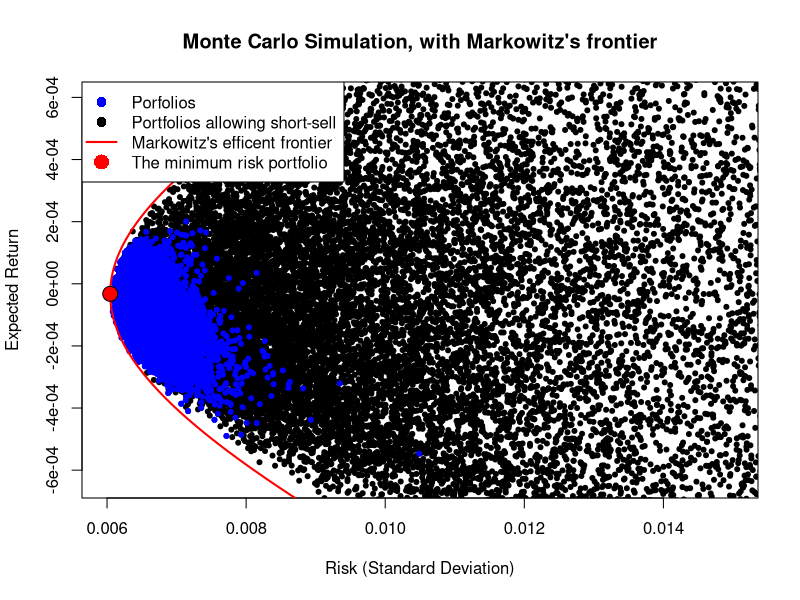

Reproduce this figure in R.
#--------------------------------------------------------------------------------------------------
#--------------------------------------------------------------------------------------------------
#A Monte Carlo simulation and drawing the efficient frontier of portfolios containing stocks
#McDonalds, Bank of America, IBM, Chevron, Coca-Cola, Novartis and AT&T
#--------------------------------------------------------------------------------------------------
#--------------------------------------------------------------------------------------------------
# IMPORT DATA
data<-read.table("closes.dat.txt", col.names = c("McDonalds", "BankofAmerica", "IBM", "Chevron", "CocaCola", "Novartis", "ATnT"))
#--------------------------------------------------------------------------------------------------
# Monte Carlo Simulation
#--------------------------------------------------------------------------------------------------
# Here a Monte Carlo Simulation is used to find the efficient frontier 
# and to be able to select the optimal portfolio with corresponding alphas
# Expected return E[Ri]=1/T*SumRi(t), A measure of risk Var[Ri]=1/T*Sum(1:T) (Ri(t)-E[Ri])
Returns <- function(y){
  y_returns<-c(0, diff(y)/y[-length(y)])
  return(y_returns)
}
return_McDonalds <- Returns(data$McDonalds) 
return_BankofAmerica <- Returns(data$BankofAmerica)
return_IBM <- Returns(data$IBM)
return_Chevron <- Returns(data$Chevron)
return_CocaCola <- Returns(data$CocaCola)
return_Novartis <- Returns(data$Novartis)
return_ATnT <- Returns(data$ATnT)
return_STOCKS <- matrix(c(return_McDonalds, return_BankofAmerica, return_IBM, return_Chevron, return_CocaCola, return_Novartis, return_ATnT), nrow = 252, ncol = 7)
avg_return_STOCKS <- matrix(c(mean(return_McDonalds), mean(return_BankofAmerica), mean(return_IBM), mean(return_Chevron), mean(return_CocaCola), mean(return_Novartis), mean(return_ATnT)), nrow = 1, ncol = 7)
# RETURNS
cov_matrix <- cov(return_STOCKS, y = NULL, use = "all.obs")
# COVARIANCE MATRIX OF RETURNS
Monte_Carlo <- function(i_max=100, short_sell, avg_return_STOCKS){
  result_list_x = c()
  result_list_y = c()
  result_list_xx = c()
  for(i in 1:i_max){
    w = c()
    set.seed(i)
    if(short_sell){ w = runif(n = 7,min = -1, max = 1) }
    else { w = runif(n = 7) }
    w = w/sum(w)
    weighted_stock_returns <- avg_return_STOCKS * w
    portfolio_expected_returns <- sum(weighted_stock_returns)
    portfolio_variance <- t(w) %*% cov_matrix %*% w
    portfolio_standard_deviation <- portfolio_variance^(.5)
    result_list_x = c(result_list_x, portfolio_variance)
    result_list_xx = c(result_list_xx, portfolio_standard_deviation)
    result_list_y = c(result_list_y, portfolio_expected_returns)
  }
  return(list(result_list_x, result_list_y, result_list_xx))
}
#--------------------------------------------------------------------------------------------------
# Analytical Expression
#--------------------------------------------------------------------------------------------------
# Here the analytical expression is used to find the optimal portfolio and effient frontier
# and to be able to select the optimal portfolio with corresponding alphas
C <- cov_matrix
C_inv <- solve(C)
vector_of_ones <- matrix(rep(1, 7), nrow = 7, ncol = 1)
my <- t(avg_return_STOCKS)#set of returns
# a, b, c & d are scalar
a = as.numeric( t(vector_of_ones) %*% C_inv %*% vector_of_ones )
b = as.numeric( t(vector_of_ones) %*% C_inv %*% my )
c = as.numeric( t(my) %*% C_inv %*% my )
d = a * c - b^2
Markowitz <- function(my_p, my, a, b, c, d){
  result_efficient_frontier = c()
  for (x in my_p){
    lambda1 <- (c - b * x)/d
    lambda2 <- (a * x - b)/d
    result_efficient_frontier <-c(result_efficient_frontier, ((lambda1 + lambda2*x)^0.5) )
  }
  return(result_efficient_frontier)
}
#--------------------------------------------------------------------------------------------------
# Running the functions
#--------------------------------------------------------------------------------------------------
result = c()
result <- Monte_Carlo(10000, F, avg_return_STOCKS)
res_y <- unlist(result[2])
res_xx <- unlist(result[3])
result_2 = c()
result_2 <- Monte_Carlo(30000, T, avg_return_STOCKS)
res_y_2 <- unlist(result_2[2])
res_xx_2 <- unlist(result_2[3])
my_p <- seq(-1, 1, 0.00001)
variance_efficient_frontier <- Markowitz(my_p, my, a, b, c, d)
#--------------------------------------------------------------------------------------------------
# Minumum risk portfolio
minimum_risk_portfolio <- min(variance_efficient_frontier)
minimum_risk_portfolio
x_min <- sqrt(1/a)
y_min <- b/a

lambda1_efficient <- (c - b * y_min)/d
lambda2_efficient <- (a * y_min - b)/d

w_efficient <- C_inv %*% (lambda1_efficient*vector_of_ones + lambda2_efficient*my)

#--------------------------------------------------------------------------------------------------
# Plotting
#--------------------------------------------------------------------------------------------------
plot(res_xx, res_y, pch = 20, col = "BLUE", ylim = c(-6.4e-4, 6e-4), xlim = c(0.006, 0.015), xlab = "Risk (Standard Deviation)", ylab = "Expected Return", main = "Monte Carlo Simulation, with Markowitz's frontier")
points(res_xx_2, res_y_2, pch = 20, col = "BLACK")
points(res_xx, res_y, pch = 20, col = "BLUE")
lines(variance_efficient_frontier, my_p, col="RED", type = "l", lwd = 2)
points(x_min, y_min, pch = 21, cex = 2, bg = "RED",col = "BLACK")
legend_titles = c("Porfolios", "Portfolios allowing short-sell", "Markowitz's efficent frontier", "The minimum risk portfolio")
col_for_lines = c("BLUE","BLACK", "RED", "BLACK")
legend("topleft", legend = legend_titles, col = col_for_lines, 
       lty = c(0, 0, 1, 0), 
       lwd = c(0, 0, 2, 0), 
       pch = c(20, 20, NA, 21),
       pt.bg = c("BLUE","BLACK", NA, "RED"),
       pt.cex = 2)




